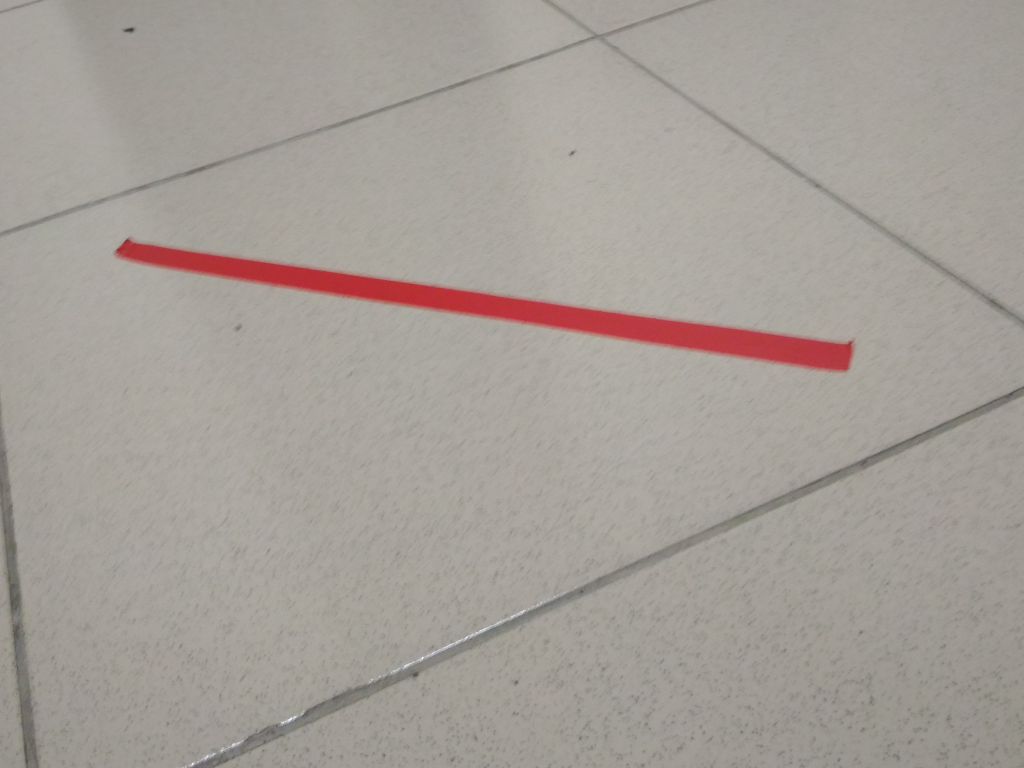
#> input picture RelevantCodes/Colourdetection/10.jpg, 4096 x 3072 px, given in place of the camera (shown at 1/4 size)
$ python color.py   (Python 2 division)
#> lines starting #> are read from the running program, lines starting #| are printed output that depends on the picture; after the words box and inside, x2 and y2 are one past the last pixel; in counts of white or black regions, pixels touching at a corner belong together
import cv2
import numpy as np
import ShadowRemoval
def nothing(x):
    return x

# [70 lines left out: functions trackFinal, track, not called in this run]
def track2():
	video_capture = cv2.VideoCapture(0)
	lowB =(20,20,110)
	highB = (90,90,255)
	lowH =(172,150,60)
	highH = (179,255,255)
	lowHH =(0,150,60)
	highHH =(5,255,255)
	# [9 lines of commented-out code are left out]
	while True:

		ret, img = video_capture.read()
#> img is the input picture: shape (3072, 4096, 3); mean B, G, R 151.6, 158.3, 165
		gray = cv2.resize(img, (960, 720))
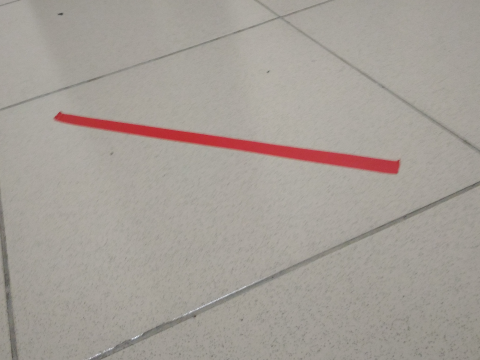
#> gray: shape (720, 960, 3) (shown at 1/2 size); mean B, G, R 151.5, 158.2, 164.9
		cv2.imshow('original', gray)
		# [10 lines of commented-out code are left out]
		gray = cv2.cvtColor(gray,cv2.COLOR_BGR2HSV)
#> gray: shape (720, 960, 3); mean H, S, V 22.3, 20.6, 164.9
		# [11 lines of commented-out code are left out]


		threshed = cv2.inRange(gray,lowH,highH)
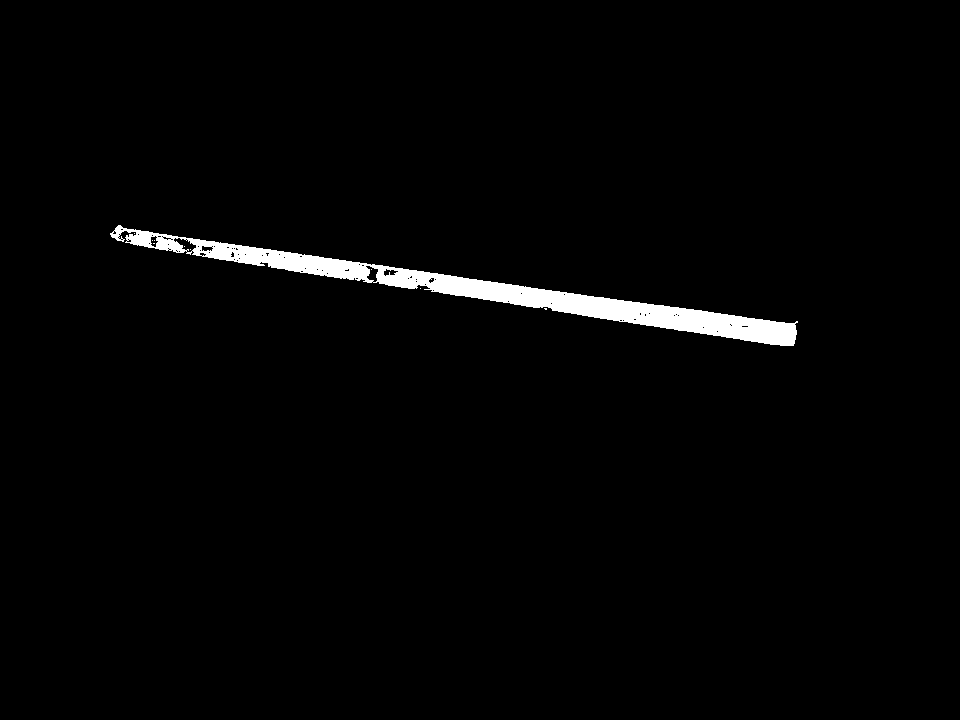
#> threshed: shape (720, 960); 1.8% white; 10 white regions (9 under 20 px), largest, box (x1, y1, x2, y2) and area: (110, 225, 798, 346) 12631
		threshed1 = cv2.inRange(gray,lowHH,highHH)
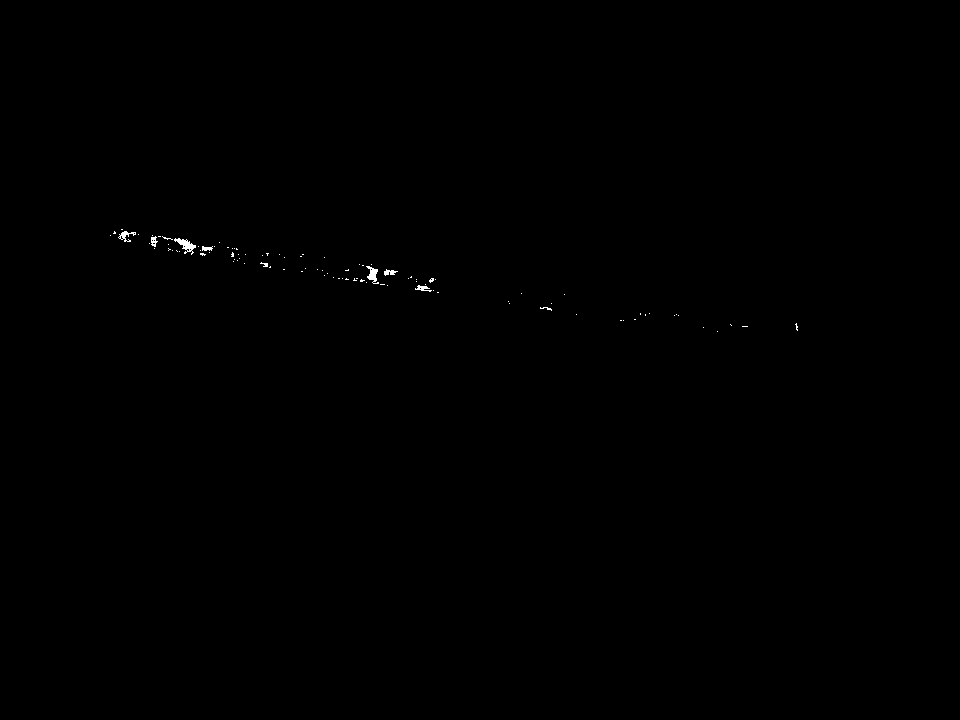
#> threshed1: shape (720, 960); 0.12% white; 99 white regions (90 under 20 px), largest, box (x1, y1, x2, y2) and area: (174, 238, 196, 255) 151, (366, 266, 379, 284) 116, (118, 231, 136, 242) 80
		kernel = np.ones((5,5),np.uint8)
		threshed = cv2.erode(threshed,kernel,iterations =1)
#> threshed: shape (720, 960); 1.1% white; 10 white regions (3 under 20 px), largest, box (x1, y1, x2, y2) and area: (379, 267, 795, 344) 6021, (240, 248, 368, 278) 1307, (210, 245, 230, 259) 163
		threshed = cv2.dilate(threshed,kernel,iterations =1)
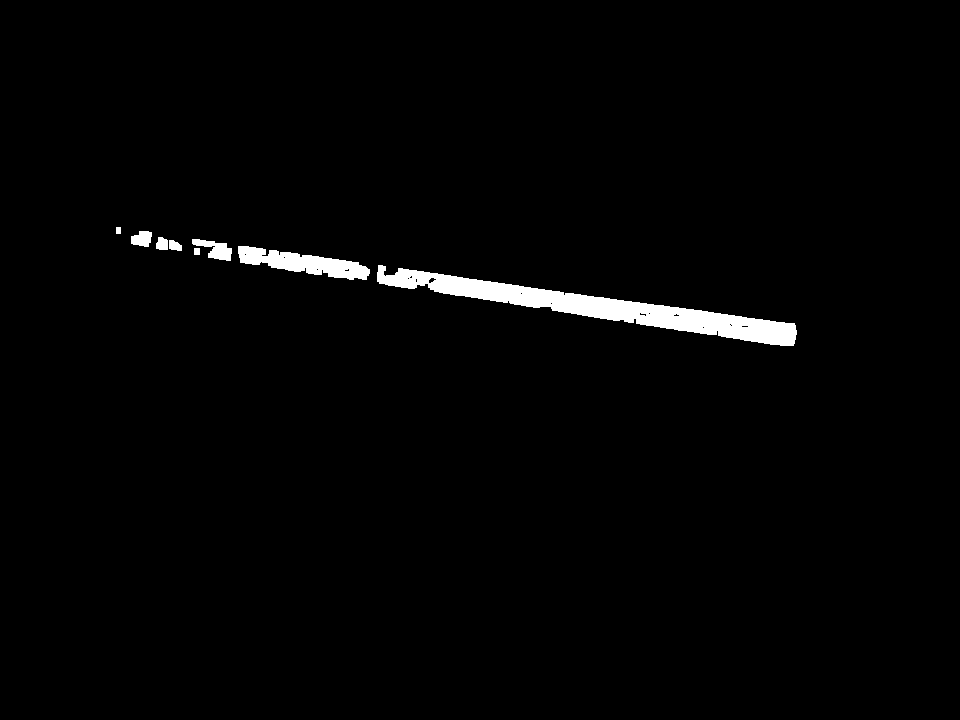
#> threshed: shape (720, 960); 1.7% white; 8 white regions, largest, box (x1, y1, x2, y2) and area: (377, 265, 797, 346) 8516, (238, 246, 370, 280) 2187, (192, 239, 232, 261) 455
		threshed = cv2.dilate(threshed,kernel,iterations=1)
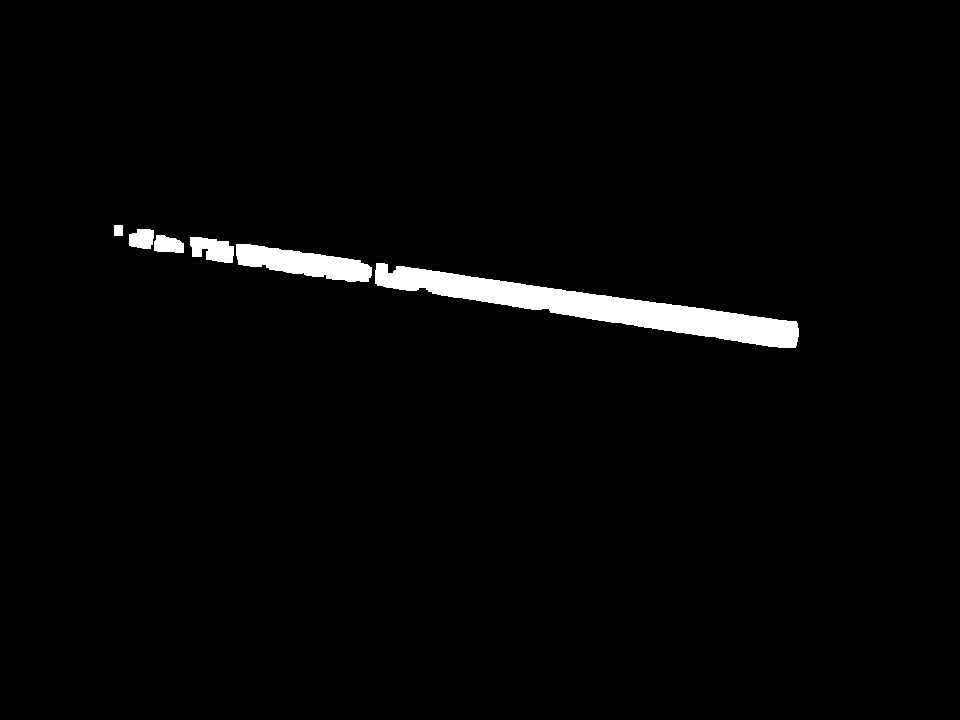
#> threshed: shape (720, 960); 2.2% white; 6 white regions, box (x1, y1, x2, y2) and area: (375, 263, 799, 348) 10671, (236, 244, 372, 282) 2937, (190, 237, 234, 263) 832, (154, 235, 184, 253) 429, (129, 229, 154, 249) 421, (114, 225, 123, 236) 99
		threshed = cv2.erode(threshed,kernel,iterations =1)
#> threshed: shape (720, 960); 1.7% white; 6 white regions, box (x1, y1, x2, y2) and area: (377, 265, 797, 346) 8607, (238, 246, 370, 280) 2233, (192, 239, 232, 261) 528, (131, 231, 152, 247) 257, (156, 237, 182, 251) 253, (116, 227, 121, 234) 35
		threshed1 = cv2.erode(threshed1,kernel,iterations =1)
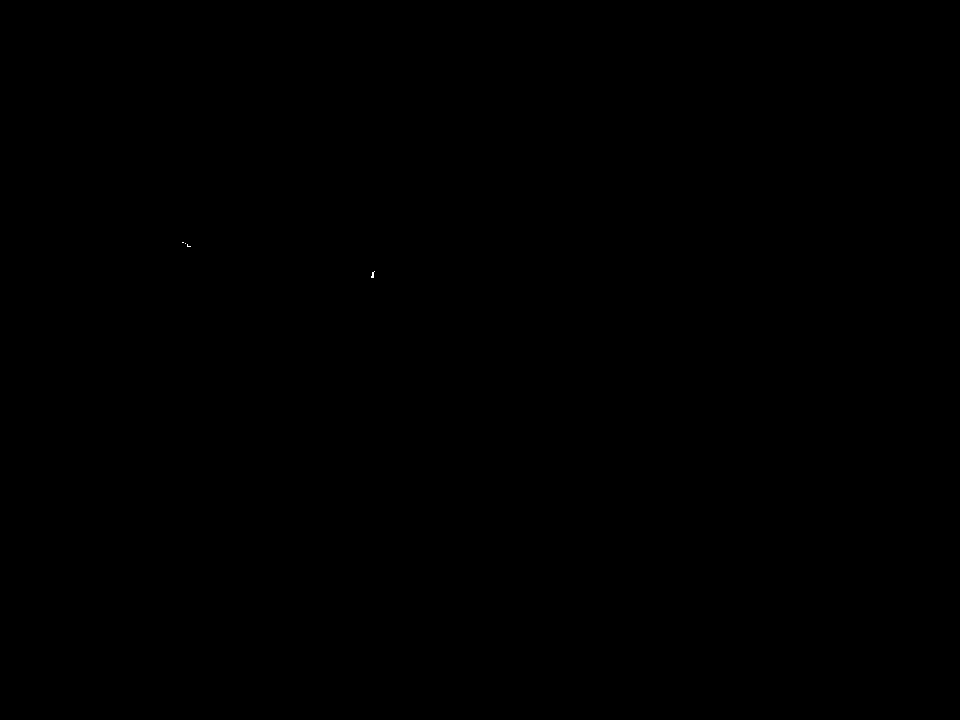
#> threshed1: shape (720, 960); 0% white in thin lines or dots, all inside (x1, y1, x2, y2) = (182, 242, 375, 278)
		threshed1 = cv2.dilate(threshed1,kernel,iterations =1)
#> threshed1: shape (720, 960); 0.02% white; 2 white regions, box (x1, y1, x2, y2) and area: (180, 240, 193, 249) 81, (369, 269, 377, 280) 75
		threshed1 = cv2.dilate(threshed1,kernel,iterations=1)
#> threshed1: shape (720, 960); 0.05% white; 2 white regions, box (x1, y1, x2, y2) and area: (178, 238, 195, 251) 185, (367, 267, 379, 282) 167
		threshed1 = cv2.erode(threshed1,kernel,iterations =1)
		threshed = cv2.addWeighted(threshed,0.5,threshed1,0.5,0)
#> threshed: shape (720, 960); values 0 (black) and 128 (white), 1.7% white; 4 white regions, box (x1, y1, x2, y2) and area: (238, 246, 797, 346) 10915, (156, 237, 232, 261) 862, (131, 231, 152, 247) 257, (116, 227, 121, 234) 35
		#threshed = cv2.inRange(gray, (LH,LS,LV), (HH,HS,HV))
		#mask = cv2.GaussianBlur(threshed,(3,3),0)
		cv2.imshow('lane', threshed)
		if cv2.waitKey(100) & 0xFF == ord('q'):
#> (key q is pressed here)
			break

	video_capture.release()
	cv2.destroyWindow('original')
	cv2.destroyWindow('lane')


# [57 lines left out: function track3, not called in this run]


def main():
	print('ok')
	#i=2
	#for i in range(16):
	track2()
		#i=i+1
	#LaneTracking2Vid()
if __name__ == "__main__":
	main()

$ run again, on RelevantCodes/Colourdetection/11.jpg
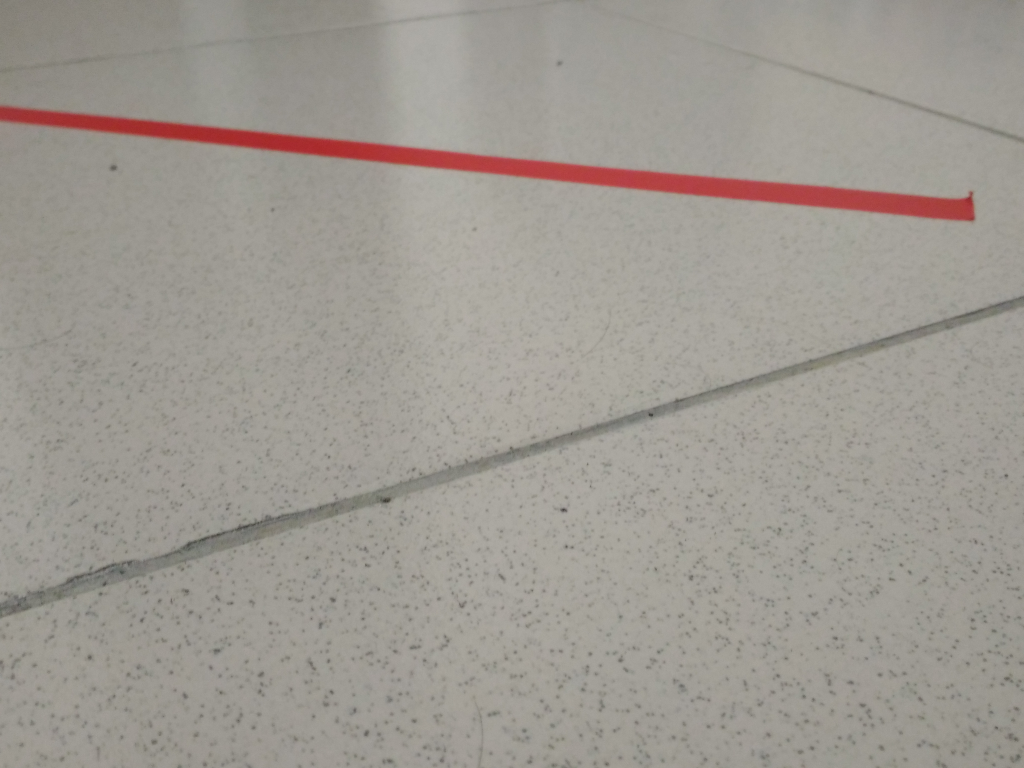
#> input picture RelevantCodes/Colourdetection/11.jpg, 4096 x 3072 px, given in place of the camera (shown at 1/4 size)
#> in track2, img is the input picture: shape (3072, 4096, 3); mean B, G, R 146, 153.2, 158.6
#> in track2, `threshed = cv2.inRange(gray,lowH,highH)`:
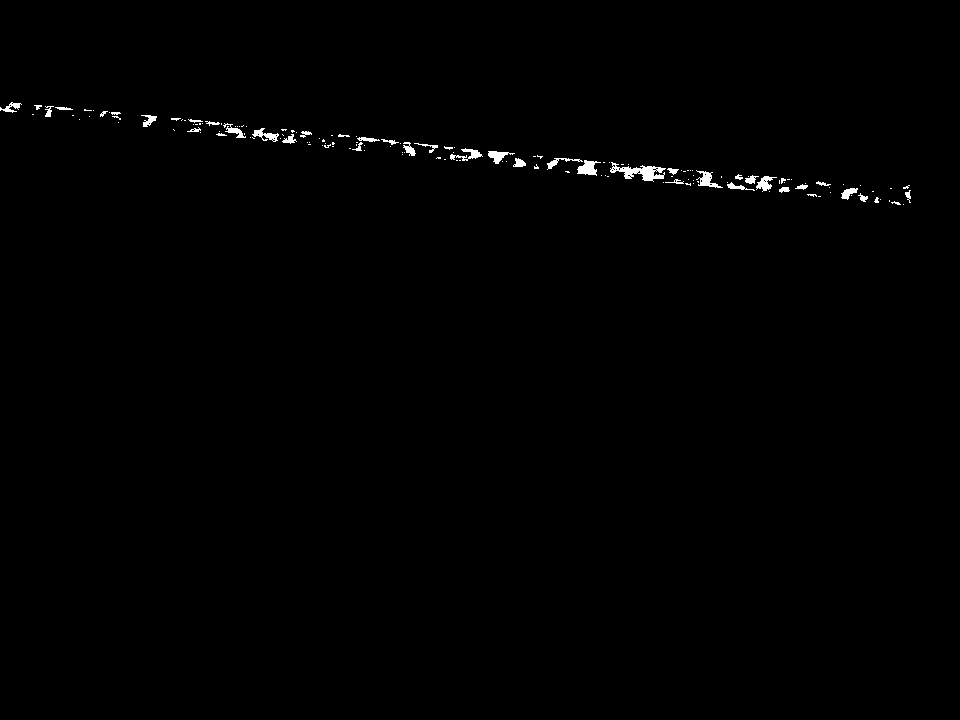
#> threshed: shape (720, 960); 0.54% white; 153 white regions (112 under 20 px), largest, box (x1, y1, x2, y2) and area: (610, 162, 666, 182) 481, (577, 160, 601, 176) 216, (696, 170, 723, 188) 192
#> in track2, `threshed = cv2.addWeighted(threshed,0.5,threshed1,0.5,0)`:
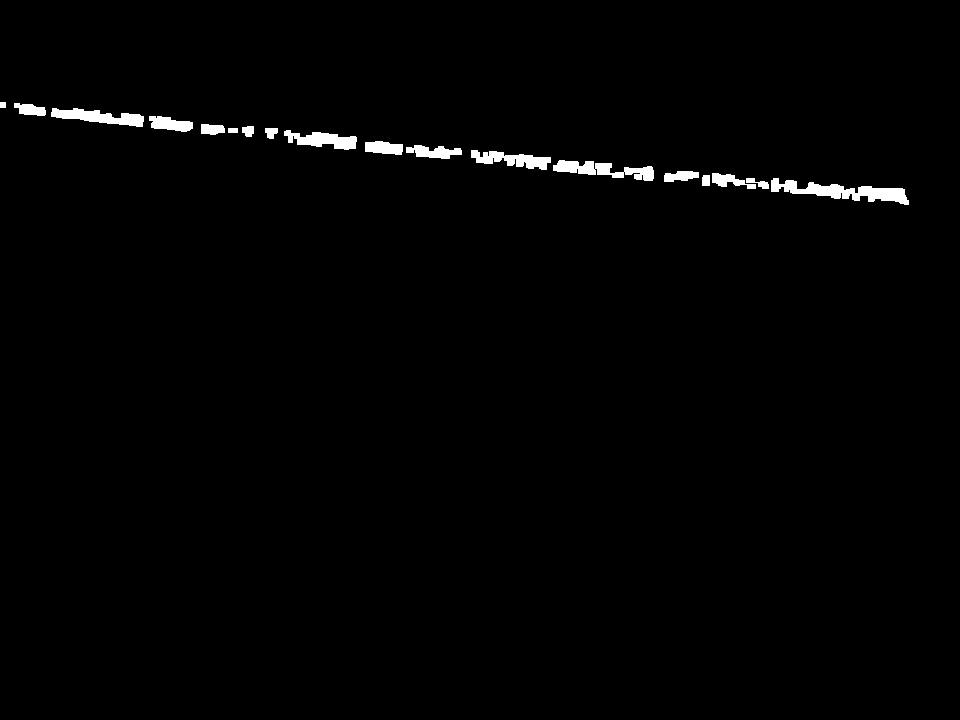
#> threshed: shape (720, 960); values 0 (black) and 128 (white), 1.2% white; 18 white regions, largest, box (x1, y1, x2, y2) and area: (771, 178, 909, 205) 1533, (553, 160, 654, 181) 1028, (51, 108, 144, 127) 937

$ run again, on RelevantCodes/Colourdetection/12.jpg
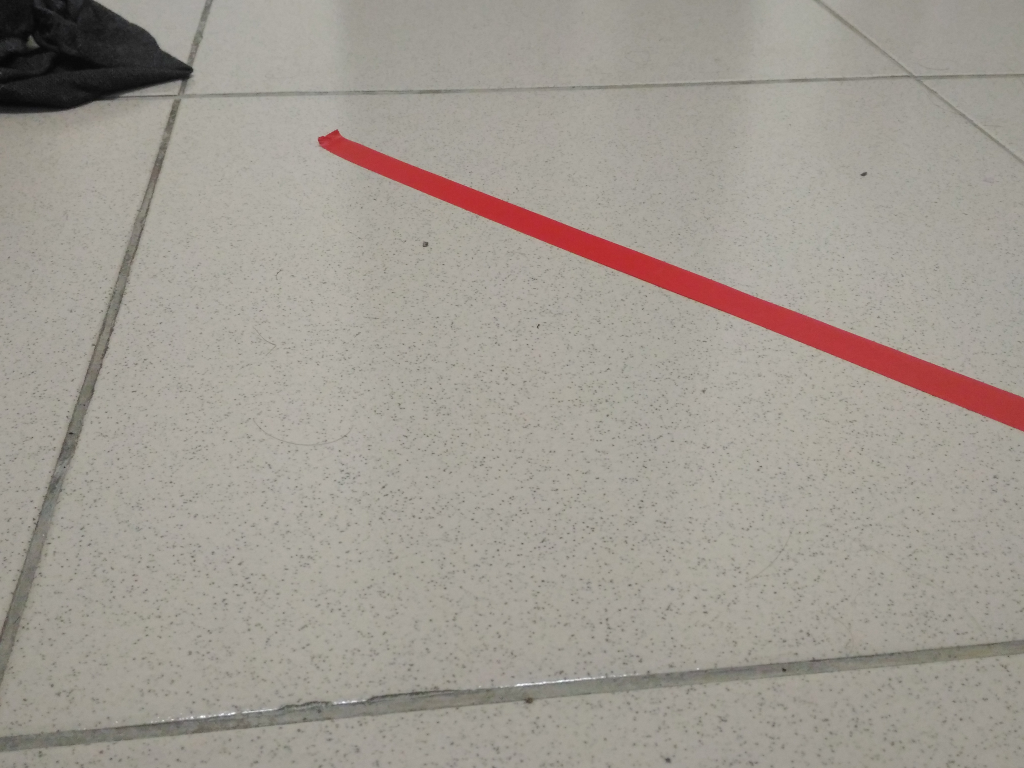
#> input picture RelevantCodes/Colourdetection/12.jpg, 4096 x 3072 px, given in place of the camera (shown at 1/4 size)
#> in track2, img is the input picture: shape (3072, 4096, 3); mean B, G, R 146.1, 154.5, 160.7
#> in track2, `threshed = cv2.inRange(gray,lowH,highH)`:
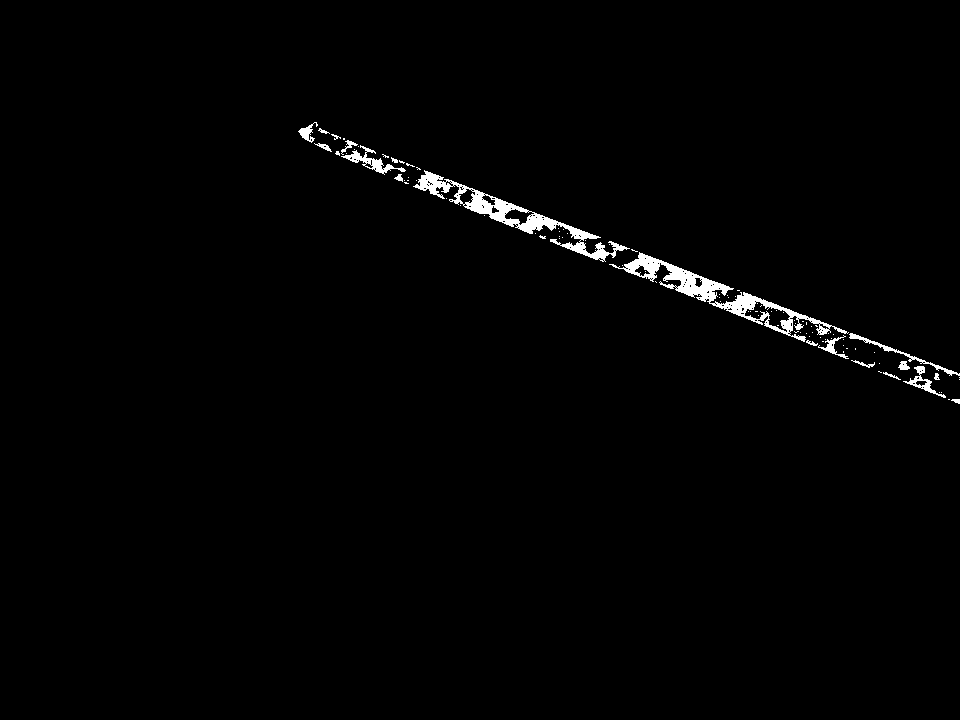
#> threshed: shape (720, 960); 1.2% white; 98 white regions (79 under 20 px), largest, box (x1, y1, x2, y2) and area: (609, 252, 849, 342) 3135, (413, 170, 630, 262) 2828, (341, 145, 406, 175) 460
#> in track2, `threshed = cv2.addWeighted(threshed,0.5,threshed1,0.5,0)`:
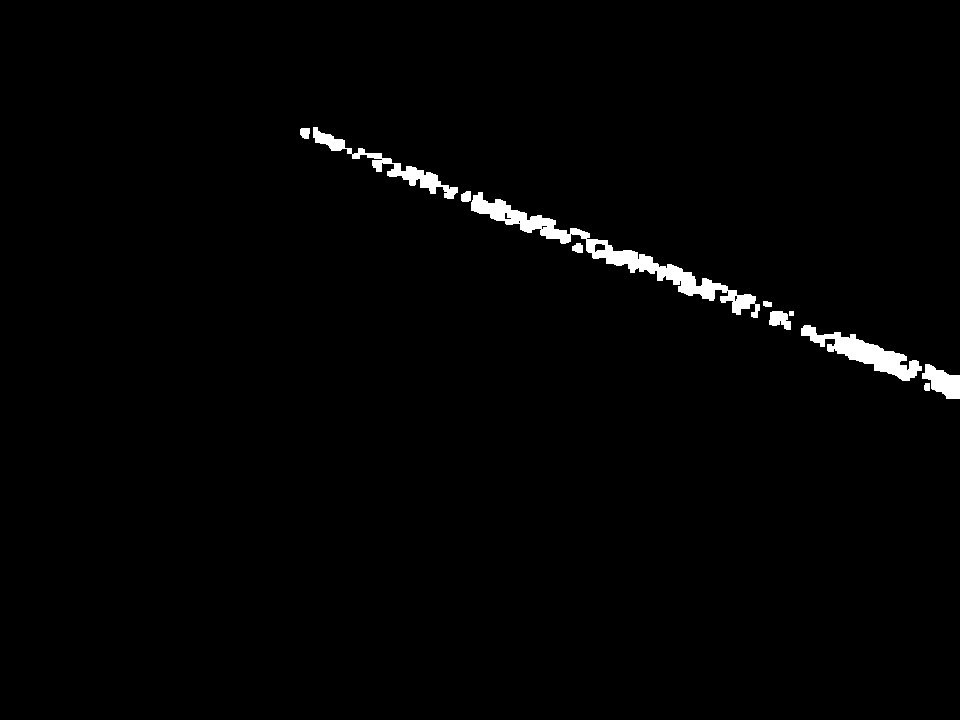
#> threshed: shape (720, 960); values 0 (black) and 128 (white), 1.4% white; 11 white regions, largest, box (x1, y1, x2, y2) and area: (471, 192, 760, 318) 4534, (801, 325, 922, 381) 2187, (313, 127, 458, 199) 1646
